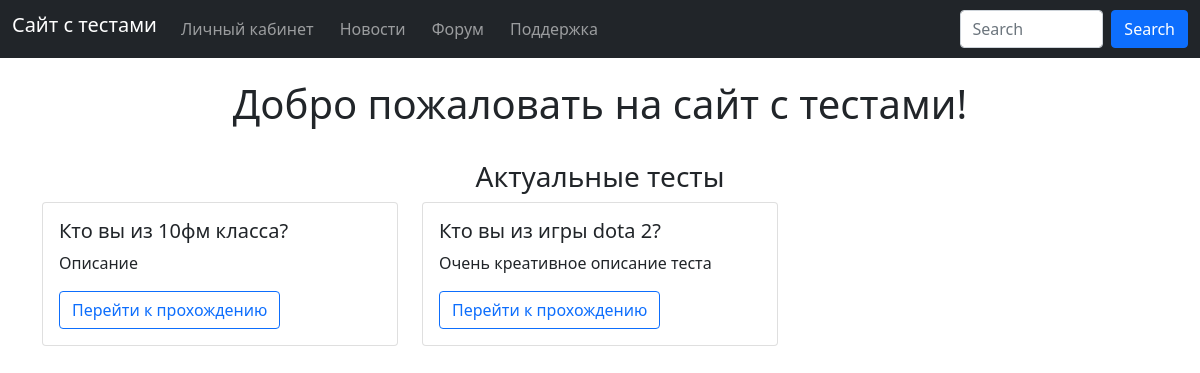
The page /home on the database its author committed.
### data/tests.py (models this page shows, shortened)
class Test(SqlAlchemyBase):
    __tablename__ = 'tests'
    id = sqlalchemy.Column(sqlalchemy.Integer, primary_key=True, autoincrement=True)
    name = sqlalchemy.Column(sqlalchemy.String, nullable=False)
    description = sqlalchemy.Column(sqlalchemy.String, nullable=False)
    data = sqlalchemy.Column(sqlalchemy.JSON, nullable=False)
    results = sqlalchemy.Column(sqlalchemy.String, nullable=False)
    comments = orm.relationship('Comment')

### main.py (the view)
@app.route('/')
@app.route('/home')
def home():
    db_sess = db_session.create_session()
    tests = db_sess.query(Test).all()
    print(tests[-1].id)
    return render_template('main.html', tests=tests)

### data/db_session.py (called while the page is built)
def create_session() -> Session:
    global __factory
    return __factory()

### templates/main.html (shortened to what this page needs)
{% extends 'base.html' %}
{% block content %}
<div class="text-center"> <h1 style="align: right;" >Добро пожаловать на сайт с тестами!</h1></div>
<br>
<h3><center> Актуальные тесты </center> </h3>
<div class="row row-cols-md-3">
{% for test in tests[-9:]%}
<div class="col mb-3">
<div class="card" style="width: auto;">
  <div class="card-body">
    <h5 class="card-title">{{test.name}}</h5>
    <p class="card-text">{{test.description}}</p>
    <a href="test/{{test.id}}" class="btn btn-outline-primary">Перейти к прохождению</a>
  </div>
</div>
</div>
{% endfor %}
</div>
{% endblock %}

### rows shown on the page
Test: name "Кто вы из 10фм класса?", description "Описание"
Test: name "Кто вы из игры dota 2?", description "Очень креативное описание теста"
